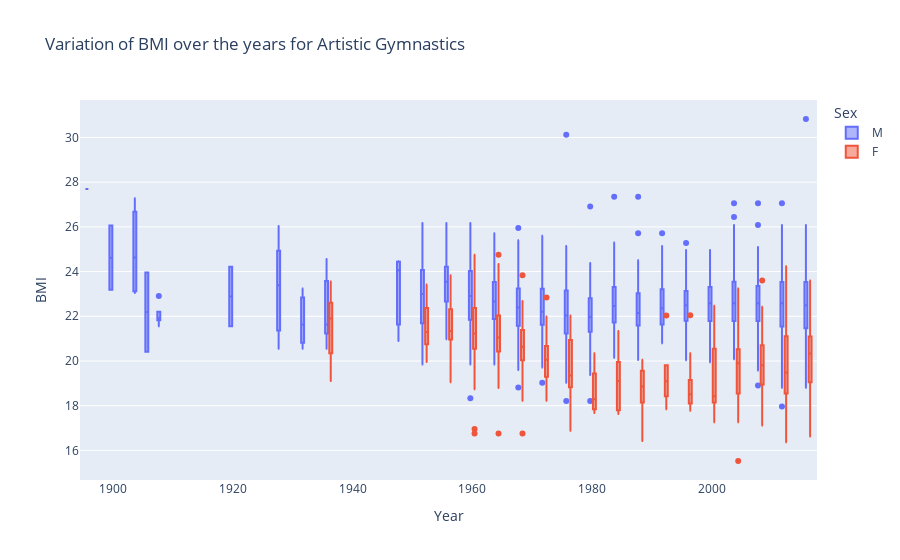

Notebook code cell kept with this figure:
### Markdown cell above
### Artistic Gymnastics

### Code cell
fig=px.box(unique_participants[unique_participants["Type of Gymnastics"]=="Artistic Gymnastics"], x="Year", y="BMI", color="Sex",title="Variation of BMI over the years for Artistic Gymnastics")
fig.show()

### Figure 1 — Plotly figure (JSON) as saved in the notebook; plotly's stock layout.template omitted (floating-point values rounded to 4 significant figures; data arrays with more than 128 entries replaced by an {"elided": "..."} marker saying what was removed)
{"data": [{"alignmentgroup": "True", "hovertemplate": "Sex=M<br>Year=%{x}<br>BMI=%{y}<extra></extra>", "legendgroup": "M", "marker": {"color": "#636efa"}, "name": "M", "notched": false, "offsetgroup": "M", "orientation": "v", "showlegend": true, "type": "box", "x": {"elided": "1375 int values"}, "x0": " ", "xaxis": "x", "y": {"elided": "1375 float values"}, "y0": " ", "yaxis": "y"}, {"alignmentgroup": "True", "hovertemplate": "Sex=F<br>Year=%{x}<br>BMI=%{y}<extra></extra>", "legendgroup": "F", "marker": {"color": "#EF553B"}, "name": "F", "notched": false, "offsetgroup": "F", "orientation": "v", "showlegend": true, "type": "box", "x": {"elided": "471 int values"}, "x0": " ", "xaxis": "x", "y": {"elided": "471 float values"}, "y0": " ", "yaxis": "y"}], "layout": {"autosize": true, "boxmode": "group", "legend": {"title": {"text": "Sex"}, "tracegroupgap": 0}, "title": {"text": "Variation of BMI over the years for Artistic Gymnastics"}, "xaxis": {"anchor": "y", "autorange": true, "domain": [0, 1], "range": [1895.0, 2017.0], "title": {"text": "Year"}, "type": "linear"}, "yaxis": {"anchor": "x", "autorange": true, "domain": [0, 1], "range": [14.68, 31.67], "title": {"text": "BMI"}, "type": "linear"}}}
